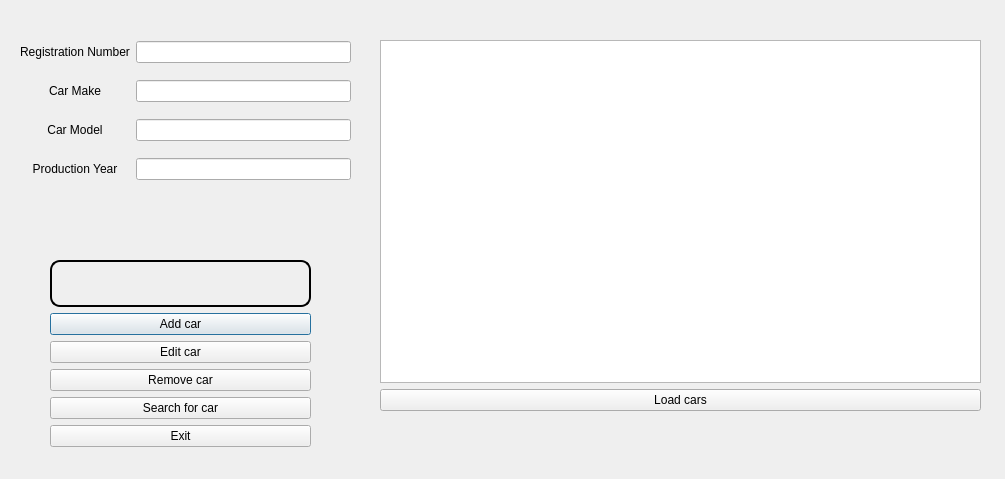
<?xml version="1.0" encoding="UTF-8"?>
<ui version="4.0">
 <class>carwindow</class>
 <widget class="QDialog" name="carwindow">
  <property name="geometry">
   <rect>
    <x>0</x>
    <y>0</y>
    <width>1005</width>
    <height>479</height>
   </rect>
  </property>
  <property name="windowTitle">
   <string>Dialog</string>
  </property>
  <property name="styleSheet">
   <string notr="true"/>
  </property>
  <widget class="QWidget" name="gridLayoutWidget">
   <property name="geometry">
    <rect>
     <x>20</x>
     <y>30</y>
     <width>331</width>
     <height>161</height>
    </rect>
   </property>
   <layout class="QGridLayout" name="gridLayout">
    <item row="2" column="1">
     <widget class="QLineEdit" name="carmodeltxt"/>
    </item>
    <item row="1" column="1">
     <widget class="QLineEdit" name="carmaketxt"/>
    </item>
    <item row="0" column="0">
     <widget class="QLabel" name="regnrlabel">
      <property name="text">
       <string>Registration Number</string>
      </property>
      <property name="alignment">
       <set>Qt::AlignCenter</set>
      </property>
     </widget>
    </item>
    <item row="2" column="0">
     <widget class="QLabel" name="carmodellabel">
      <property name="text">
       <string>Car Model</string>
      </property>
      <property name="alignment">
       <set>Qt::AlignCenter</set>
      </property>
     </widget>
    </item>
    <item row="0" column="1">
     <widget class="QLineEdit" name="regnrtxt"/>
    </item>
    <item row="1" column="0">
     <widget class="QLabel" name="carmakelabel">
      <property name="text">
       <string>Car Make</string>
      </property>
      <property name="alignment">
       <set>Qt::AlignCenter</set>
      </property>
     </widget>
    </item>
    <item row="3" column="0">
     <widget class="QLabel" name="label">
      <property name="text">
       <string>Production Year</string>
      </property>
      <property name="alignment">
       <set>Qt::AlignCenter</set>
      </property>
     </widget>
    </item>
    <item row="3" column="1">
     <widget class="QLineEdit" name="caryeartxt"/>
    </item>
   </layout>
  </widget>
  <widget class="QWidget" name="verticalLayoutWidget">
   <property name="geometry">
    <rect>
     <x>50</x>
     <y>260</y>
     <width>261</width>
     <height>187</height>
    </rect>
   </property>
   <layout class="QVBoxLayout" name="verticalLayout">
    <item>
     <widget class="QLabel" name="cartransactionoutput">
      <property name="styleSheet">
       <string notr="true">border-style: outset;
    border-width: 2px;
    border-radius: 10px;
    border-color: black;
    font: bold 14px;
    min-width: 10em;
    padding: 6px;</string>
      </property>
      <property name="frameShape">
       <enum>QFrame::NoFrame</enum>
      </property>
      <property name="text">
       <string/>
      </property>
     </widget>
    </item>
    <item>
     <widget class="QPushButton" name="addcarbutton">
      <property name="text">
       <string>Add car</string>
      </property>
     </widget>
    </item>
    <item>
     <widget class="QPushButton" name="editcarbutton">
      <property name="text">
       <string>Edit car</string>
      </property>
     </widget>
    </item>
    <item>
     <widget class="QPushButton" name="removecarbutton">
      <property name="text">
       <string>Remove car</string>
      </property>
     </widget>
    </item>
    <item>
     <widget class="QPushButton" name="searchcarbutton">
      <property name="text">
       <string>Search for car</string>
      </property>
     </widget>
    </item>
    <item>
     <widget class="QPushButton" name="pushButton">
      <property name="text">
       <string>Exit</string>
      </property>
     </widget>
    </item>
   </layout>
  </widget>
  <widget class="QWidget" name="verticalLayoutWidget_2">
   <property name="geometry">
    <rect>
     <x>380</x>
     <y>40</y>
     <width>601</width>
     <height>371</height>
    </rect>
   </property>
   <layout class="QVBoxLayout" name="verticalLayout_3">
    <item>
     <widget class="QTableView" name="tableView"/>
    </item>
    <item>
     <widget class="QPushButton" name="loadcars">
      <property name="text">
       <string>Load cars</string>
      </property>
     </widget>
    </item>
   </layout>
  </widget>
 </widget>
 <resources/>
 <connections/>
</ui>
